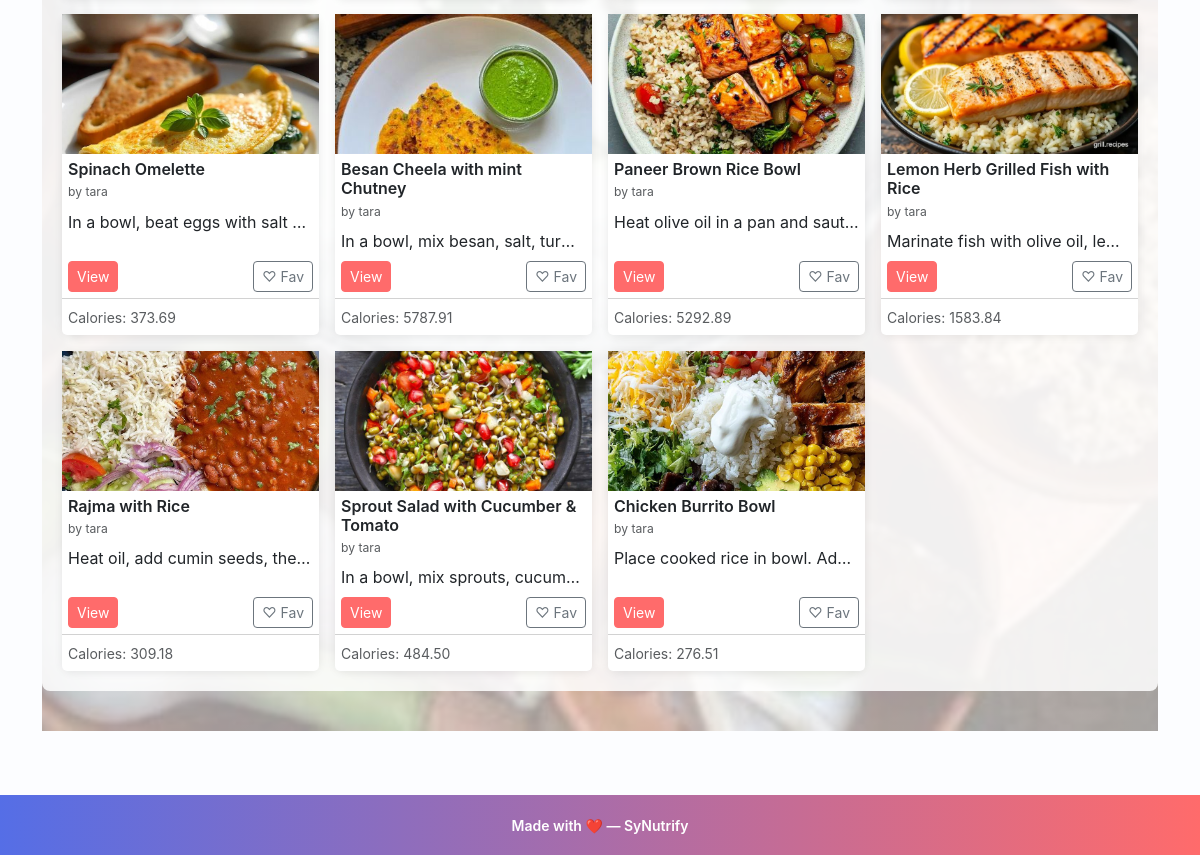
Before: /recipes (signed in, lower part) with the older database file.
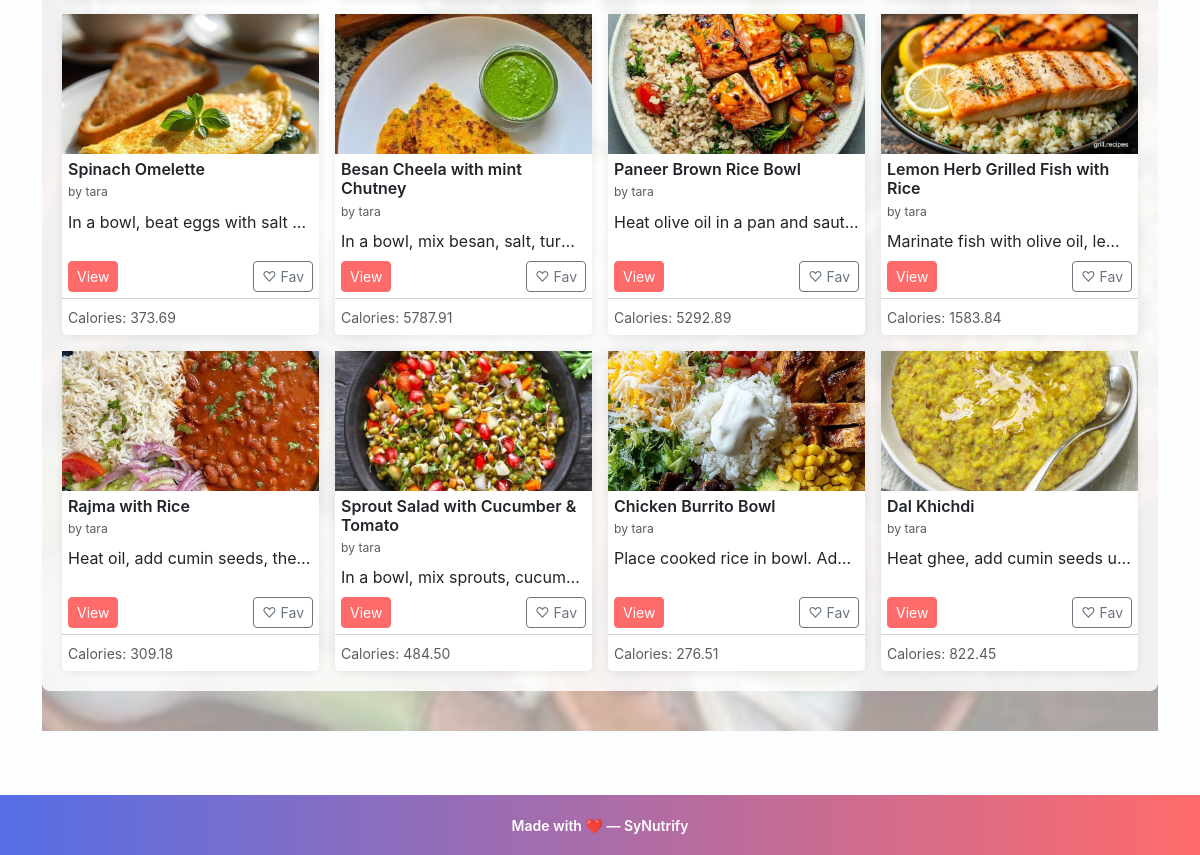
After: the same page with the newer database file.
### app.py (models this page shows, shortened)
class Recipe(db.Model):
    id = db.Column(db.Integer, primary_key=True)
    title = db.Column(db.String(150), nullable=False)
    image_url = db.Column(db.String(300))        # New: for recipe image
    ingredients = db.Column(db.Text, nullable=False)
    calories = db.Column(db.Float)
    proteins = db.Column(db.Float)
    fats = db.Column(db.Float)
    carbs = db.Column(db.Float)
    fibers = db.Column(db.Float)
    instructions = db.Column(db.Text, nullable=False)
    youtube_url = db.Column(db.String(300))
    user_id = db.Column(db.Integer, db.ForeignKey("user.id"), nullable=False)
    ratings = db.relationship("Rating", backref="recipe", lazy=True ,cascade="all, delete-orphan")
    comments = db.relationship("Comment", backref="recipe", lazy=True , cascade="all, delete-orphan")

class User(db.Model, UserMixin):
    id = db.Column(db.Integer, primary_key=True)
    username = db.Column(db.String(150), unique=True, nullable=False)
    password_hash = db.Column(db.String(128), nullable=False)
    recipes = db.relationship("Recipe", backref="user", lazy=True)
    ratings = db.relationship("Rating", backref="user", lazy=True)
    comments = db.relationship("Comment", backref="user", lazy=True)

### app.py (the view)
@app.route("/recipes")
@login_required
def recipes():
    all_recipes = Recipe.query.all()
    rating_form = RatingForm()
    comment_form = CommentForm()
    return render_template("recipes.html", recipes=all_recipes, rating_form=rating_form, comment_form=comment_form)

### app.py (called while the page is built)
@app.context_processor
def inject_csrf_token():
    return dict(csrf_token=generate_csrf)

@login_manager.user_loader
def load_user(user_id):
    return User.query.get(int(user_id))

### templates/recipes.html (shortened to what this page needs)
{% extends "base.html" %}
{% block content %}
  <div class="hero hero--recipes">
    <div class="container overlay">
      <div class="row row-cols-1 row-cols-sm-2 row-cols-md-3 row-cols-lg-4 g-3">
        {% for recipe in recipes %}
          <div class="col d-flex">
            <div class="card card-recipe h-100 w-100">
              {% if recipe.image_url %}
                <div style="height:140px; overflow:hidden; display:flex; align-items:center; justify-content:center;">
                  <img src="{{ recipe.image_url }}" class="img-fluid" alt="{{ recipe.title }}">
                </div>
              {% else %}
                <div class="bg-light d-flex align-items-center justify-content-center" style="height:140px;">No image</div>
              {% endif %}
              <div class="card-body d-flex flex-column">
                <h5 class="card-title mb-1">{{ recipe.title }}</h5>
                <p class="text-muted small mb-2">by {{ recipe.user.username if recipe.user else 'Unknown' }}</p>
                <p class="card-text text-truncate mb-2">{{ recipe.description or recipe.instructions[:120] }}</p>
                <div class="mt-auto d-flex justify-content-between align-items-center">
                  <a href="{{ url_for('recipe_detail', recipe_id=recipe.id) }}" class="btn btn-sm btn-primary">View</a>
                  {% if current_user.is_authenticated %}
                    <form action="{{ url_for('favorite_recipe', recipe_id=recipe.id) }}" method="post" class="d-inline">
                      {% if recipe.favorited_by|selectattr('user_id','equalto', current_user.id)|list %}
                        <button type="submit" class="btn btn-sm btn-outline-danger">♥ Unfav</button>
                      {% else %}
                        <button type="submit" class="btn btn-sm btn-outline-secondary">♡ Fav</button>
                      {% endif %}
                    </form>
                  {% endif %}
                </div>
              </div>
              <div class="card-footer bg-white">
                <small class="text-muted">Calories: {{ '%.2f'|format(recipe.calories or 0) }}</small>
              </div>
            </div>
          </div>
        {% endfor %}
      </div>
    </div>
  </div>
{% endblock %}

### templates/base.html (shortened to what this page needs)
<!doctype html>
<html lang="en">
  <head>
    <link href="https://cdn.jsdelivr.net/npm/bootstrap@5.3.0/dist/css/bootstrap.min.css" rel="stylesheet">
    <link rel="stylesheet" href="{{ url_for('static', filename='css/style.css') }}">
  </head>
  <body>
    <div class="container py-4">
      {% block content %}{% endblock %}
    </div>
    <footer class="footer">
      <div class="container">
  <small>Made with ❤️ — SyNutrify</small>
      </div>
    </footer>
  </body>
</html>

### static/css/style.css (style rules this page uses)
body { background-color: #f7f8fb; color: #333; }
.card-recipe { max-width: 220px; border-radius: 8px; }
.card-recipe img { height: 130px; object-fit: cover; }
.card { border-radius:10px; }
.card-recipe .card-body { padding: 6px; }
.card-recipe .card-footer { padding: 6px; }
.card-recipe .text-muted.small { font-size:0.76rem; }
.footer { margin-top:40px; padding:20px 0; text-align:center; color:#777; }
.img-fluid { max-width:100%; height:auto; }
.hero { background-repeat:no-repeat; background-size:cover; background-position:center; padding:30px 0; }
.hero--recipes { background-image: url('/images/allrbg.jpg'); }
.hero .overlay { background: rgba(255,255,255,0.85); padding:20px; border-radius:8px; }
:root { --primary:#ff6b6b; --accent:#556ee6; --muted:#6c757d; --card-bg:#ffffff; --page-bg:#fcfdff; }
body { background-color: var(--page-bg); color: #222; font-family: Inter, system-ui, -apple-system, 'Segoe UI', Roboto, 'Helvetica Neue', Arial; }
.card-recipe { background: linear-gradient(180deg, #fff 0%, #fff 60%, #fff); box-shadow: 0 6px 18px rgba(85,110,230,0.06); }
.btn-primary { background: var(--primary); border-color: var(--primary); }
.footer { margin-top:40px; padding:18px 0; text-align:center; color:#fff; background: linear-gradient(90deg,var(--accent), var(--primary)); }
.footer small { font-weight:600; }
.hero { position: relative; padding: 40px 0; }
.hero .overlay { position: relative; z-index: 2; }
.hero::after { content: ''; position: absolute; inset: 0; background: linear-gradient(180deg, rgba(255,255,255,0.6), rgba(255,255,255,0.6)); z-index:1; }
.hero--recipes { background-image: url('/images/bg2.jpg'); }
.card-recipe { max-width: 260px; margin: 0 auto; border: none; box-shadow: 0 2px 8px rgba(0,0,0,0.08); }
.card-recipe .card-title { font-size: 1rem; font-weight:600; }
.card-recipe img { width:100%; height:auto; }

Changed rows visible on the page:
added Recipe: image_url (picture), title "Dal Khichdi", user "tara", instructions "Heat ghee, add cumin seeds u…", calories "822.45"
